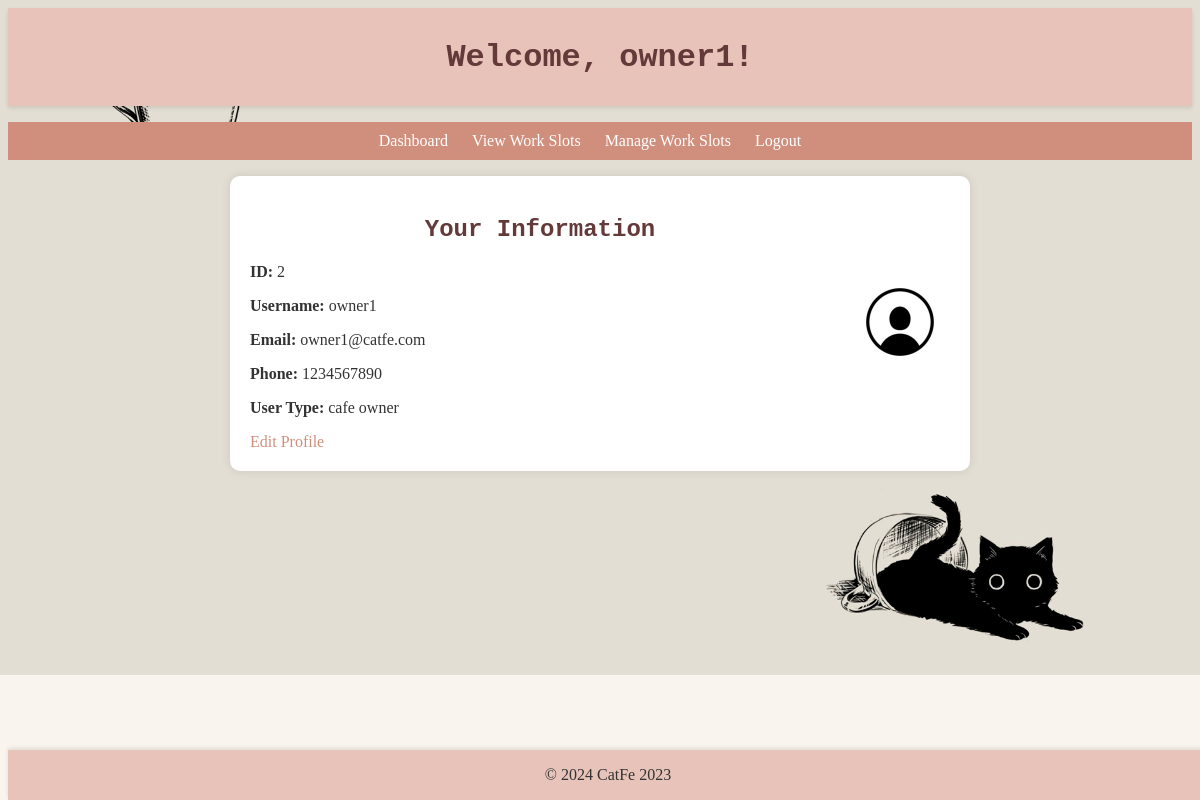
/dashboard/dashboard_owner.php (signed in), run on the app's committed database.
### tables this page shows
CREATE TABLE `users` (
  `id` int(11) NOT NULL,
  `username` varchar(255) NOT NULL,
  `password` varchar(255) NOT NULL,
  `email` varchar(255) NOT NULL,
  `phone` varchar(20) NOT NULL,
  `can_view_dashboard` tinyint(1) DEFAULT 0,
  `can_manage_bids` tinyint(1) DEFAULT 0,
  `can_manage_work_slots` tinyint(1) DEFAULT 0,
  `can_bid_for_work_slots` tinyint(1) DEFAULT 0,
  `Type` enum('system admin','cafe owner','cafe manager','cafe staff') NOT NULL,
  `is_suspended` enum('active','suspended') NOT NULL DEFAULT 'active',
  `max_work_slots` int(11) NOT NULL,
  `save_work_slots` int(11) NOT NULL
);

### classes/UserProfile.php (called while the page is built, shortened)
<?php
class UserProfile
{
    private $conn;
    public function __construct($conn)
    {
        $this->conn = $conn;
    }
    public function getUserProfileById($userId)
    {
        $stmt = $this->conn->prepare("SELECT users.*, user_profiles.cafe_role FROM users LEFT JOIN user_profiles ON users.id = user_profiles.user_id WHERE users.id = ?");
        $stmt->bind_param("i", $userId);
        $stmt->execute();
        $result = $stmt->get_result();
        if ($result->num_rows === 1) {
            $userData = $result->fetch_assoc();
            $userData['save_work_slots'] = isset($userData['save_work_slots']) ? $userData['save_work_slots'] : null;
            return $userData;
        } else {
            return null;
        }
    }
}
?>

### dashboard/dashboard_owner.php (the view, shortened to what this page needs)
<?php
include('../config/db_config.php');
include('../classes/UserProfile.php');
$userProfile = new UserProfile($conn);
$userInfo = $userProfile->getUserProfileById($_SESSION['user_id']);
$profilePictureDirectory = '../assets/';
$profilePicturePath = $profilePictureDirectory . $userInfo['username'] . '.jpg';
if (!file_exists($profilePicturePath)) {
    $profilePicturePath = '../assets/default.jpg';
}
?>
<!DOCTYPE html>
<html lang="en">
<head>
    <link rel="stylesheet" href="../styles.css">
</head>
<body>
    <header>
        <h1>Welcome, <?php echo $userInfo['username']; ?>!</h1>
    </header>
    <nav>
        <ul>
            <li><a href="../dashboard/dashboard_owner.php">Dashboard</a></li>
            <li><a href="../pages/view_work_slots.php">View Work Slots</a></li>
            <li><a href="../pages/manage_work_slots.php">Manage Work Slots</a></li>
            <li><a href="../controller/logout.php">Logout</a></li>
        </ul>
    </nav>
    <main>
        <div class="user-info-container">
            <div class="user-details">
                <h2>Your Information</h2>
                <p><strong>ID:</strong> <?php echo $userInfo['id']; ?></p>
                <p><strong>Username:</strong> <?php echo $userInfo['username']; ?></p>
                <p><strong>Email:</strong> <?php echo $userInfo['email']; ?></p>
                <p><strong>Phone:</strong> <?php echo $userInfo['phone']; ?></p>
                <p><strong>User Type:</strong> <?php echo $userInfo['Type']; ?></p>
                <a href="../pages/edit_profile.php">Edit Profile</a>
            </div>
            <div class="profile-picture-container">
                <?php if (!empty($profilePicturePath)) : ?>
                    <img src="<?php echo $profilePicturePath; ?>" alt="Profile Picture" class="profile-picture">
                <?php else : ?>
                    <p>No profile picture uploaded</p>
                <?php endif; ?>
            </div>
        </div>
    </main>
    <footer>
        <p>&copy; <?php echo date("Y"); ?> CatFe 2023</p>
    </footer>
</body>
</html>

### styles.css (style rules this page uses)
body { font-family: 'Times New Roman', Times, serif; background-color: #f9f4ed; color: #333; background-image: url('assets/cat.png'); background-repeat: no-repeat; background-size: cover; }
header { background-color: #e8c3b9; padding: 10px 0; text-align: center; box-shadow: 0 2px 4px rgba(0, 0, 0, 0.1); }
nav ul { background-color: #d08f7d; list-style: none; padding: 10px 0; text-align: center; }
nav ul li { display: inline; margin-right: 20px; }
nav ul li a { color: #fff; text-decoration: none; }
main { margin: 20px; padding: 20px; background-color: #fff; border-radius: 10px; box-shadow: 0 0 10px rgba(0, 0, 0, 0.1); width: 700px; margin: 0 auto; }
footer { position: fixed; bottom: 0; width: 100%; z-index: 999; background-color: #e8c3b9; text-align: center; box-shadow: 0 -2px 4px rgba(0, 0, 0, 0.1); }
h1, h2 { font-family: 'Courier New', Courier, monospace; color: #633939; text-align: center; margin-bottom: 20px; }
a { color: #d08f7d; text-decoration: none; }
.user-info-container { display: flex; justify-content: space-between; align-items: center; }
.user-details { flex: 1; margin-right: 20px; }
.profile-picture { width: 100px; height: 100px; border-radius: 50%; object-fit: cover; }

### data on the page
users: username "owner1", id "2", email "owner1@catfe.com", phone "1234567890", Type "cafe owner"
